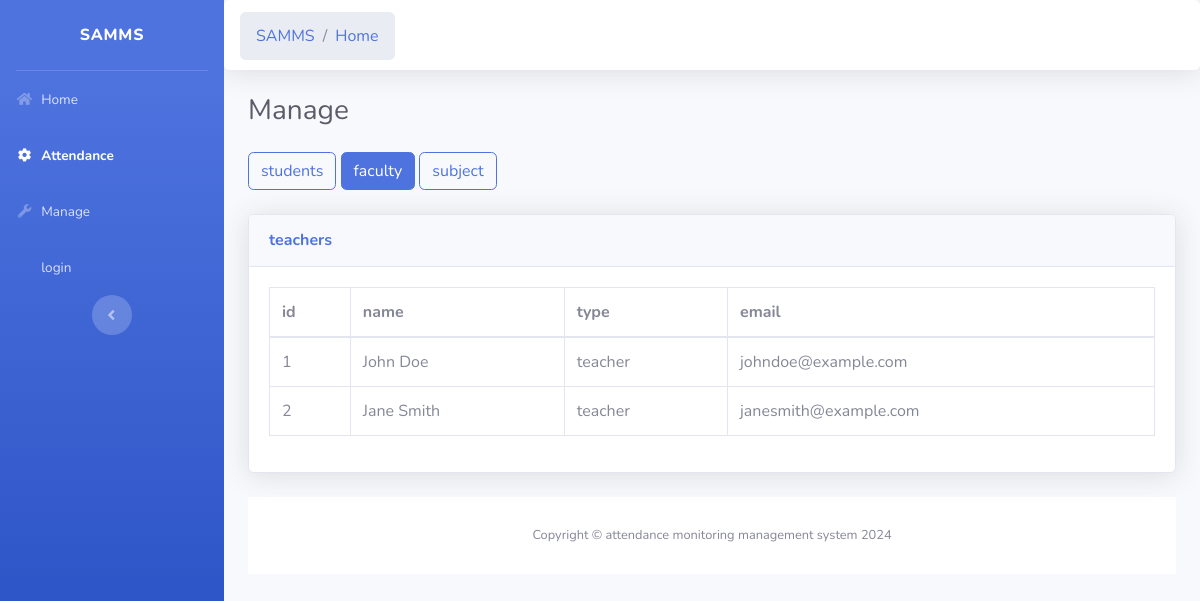
The page /manage/teachers on the database its author committed.
### tables this page shows
CREATE TABLE faculty (
        id INTEGER PRIMARY KEY,
        first_name TEXT NOT NULL,
        last_name TEXT NOT NULL,
        email TEXT NOT NULL,
        type TEXT NOT NULL
    );

### routes/manage.py (the view)
	@app.route('/manage/teachers')
	def manage_teachers():
	    db =getdatabase()
	    faculty = db.retrieve_table('faculty')
	    return render_template("manage_teachers.html",faculty=faculty)

### manage_database.py (called while the page is built)
    def retrieve_table(self, table_name):
        self.cursor.execute(f"SELECT * FROM {table_name}")
        return self.cursor.fetchall()

### routes/manage.py (called while the page is built)
def getdatabase():
 return  MySQLDatabase(database='amms.db')

### templates/manage_teachers.html (shortened to what this page needs)
<!DOCTYPE html>
<html lang="en">
    <head>
        <link rel="stylesheet"
            href="https://cdnjs.cloudflare.com/ajax/libs/font-awesome/5.15.2/css/all.min.css" />
        <link href="{{ url_for('static', filename='css/sb-admin-2.min.css') }}"
            rel="stylesheet" />
        <link href="https://unpkg.com/aos@2.3.1/dist/aos.css"
            rel="stylesheet" />
    </head>
    <body id="page-top">
        <div id="wrapper">
            <ul
                class="navbar-nav bg-gradient-primary sidebar sidebar-dark accordion"
                id="accordionSidebar"
                data-aos="fade-right">
                <a
                    class="sidebar-brand d-flex align-items-center justify-content-center"
                    href="{{url_for('home')}}">
                    <div class="sidebar-brand-text mx-3">SAMMS</div>
                </a>
                <hr class="sidebar-divider my-0" />
                <li class="nav-item">
                    <a class="nav-link" href="{{url_for('home')}}">
                        <i class="fas fa-fw fa-home"></i>
                        <span>Home</span></a>
                </li>
                <li class="nav-item active">
                    <a class="nav-link collapsed"
                        href="{{url_for('attendance')}}">
                        <i class="fas fa-fw fa-cog"></i>
                        <span>Attendance</span>
                    </a>
                </li>
                <li class="nav-item">
                    <a class="nav-link collapsed" href="{{url_for('manage')}}">
                        <i class="fas fa-fw fa-wrench"></i>
                        <span>Manage</span>
                    </a>
                </li>
                <li class="nav-item ml-auto">
                    <a class="nav-link collapsed"
                        href="{{url_for('login')}}">
                        <span>login</span>
                    </a>
                </li>
                <div class="text-center d-none d-md-inline">
                    <button class="rounded-circle border-0"
                        id="sidebarToggle"></button>
                </div>
            </ul>
            <div id="content-wrapper" class="d-flex flex-column">
                <div id="content">
                    <nav
                        class="navbar navbar-expand navbar-light bg-white topbar mb-4 static-top shadow breadcrumb">
                        <ol class="breadcrumb">
                            <li class="breadcrumb-item"><a
                                    href="{{url_for('home')}}">SAMMS</a></li>
                            <li class="breadcrumb-item"><a
                                    href="{{url_for('home')}}">Home</a></li>
                        </ol>
                    </nav>
                    <div class="container-fluid">
                        <div class="row">
                            <div class="col-xl-12 col-md-12"
                                data-aos="fade-right">
                                <div class="d-sm-flex align-items-center mb-4">
                                    <h1
                                        class="h3 mb-0 text-gray-800">Manage</h1>
                                </div>
                                <div class="mb-4">
                                    <a href="{{url_for('manage')}}"><button
                                            type="button"
                                            class="btn btn-outline-primary">students</button></a>
                                    <a
                                        href="{{url_for('manage_teachers')}}"><button
                                            type="button"
                                            class="btn btn-outline-primary active">faculty</button></a>
                                    <a
                                        href="{{url_for('manage_subjects')}}"><button
                                            type="button"
                                            class="btn btn-outline-primary">subject</button></a>
                                </div>
                                <div class="card shadow mb-4"
                                    data-aos="fade-up">
                                    <div class="card-header py-3">
                                        <h6
                                            class="m-0 font-weight-bold text-primary">
                                            teachers
                                        </h6>
                                    </div>
                                    <div class="card-body">
                                        <div class="table-responsive">
                                            <table class="table table-bordered"
                                                id="dataTable" width="100%"
                                                cellspacing="0">
                                                <thead>
                                                    <tr>
                                                        <th>id</th>
                                                        <th>name</th>
                                                        <th>type</th>
                                                        <th>email</th>
                                                    </tr>
                                                </thead>
                                                <tbody>
                                                    {% for person in faculty
                                                    %}
                                                    <tr>
                                                        <td>
                                                            {{ person[0]}}
                                                        </td>
                                                        <td>
                                                            {{ person[1]}} {{
                                                            person[2]}}
                                                        </td>
                                                        <td>
                                                            {{ person[4]}}
                                                        </td>
                                                        <td>
                                                            {{ person[3]}}
                                                        </td>
                                                    </tr>
                                                    {% endfor %}
                                                </tbody>
                                            </table>
                                        </div>
                                    </div>
                                </div>
                            </div>
                        </div>
                        <footer class="sticky-footer bg-white">
                            <div class="container my-auto">
                                <div class="copyright text-center my-auto">
                                    <span>Copyright &copy; attendance monitoring
                                        management system
                                        2024
                                    </span>
                                </div>
                            </div>
                        </footer>
                    </div>
                </div>
            </div>
        </body>
    </html>

### rows shown on the page
faculty: id "1", first_name "John", last_name "Doe", type "teacher", email "johndoe@example.com"
faculty: id "2", first_name "Jane", last_name "Smith", type "teacher", email "janesmith@example.com"
